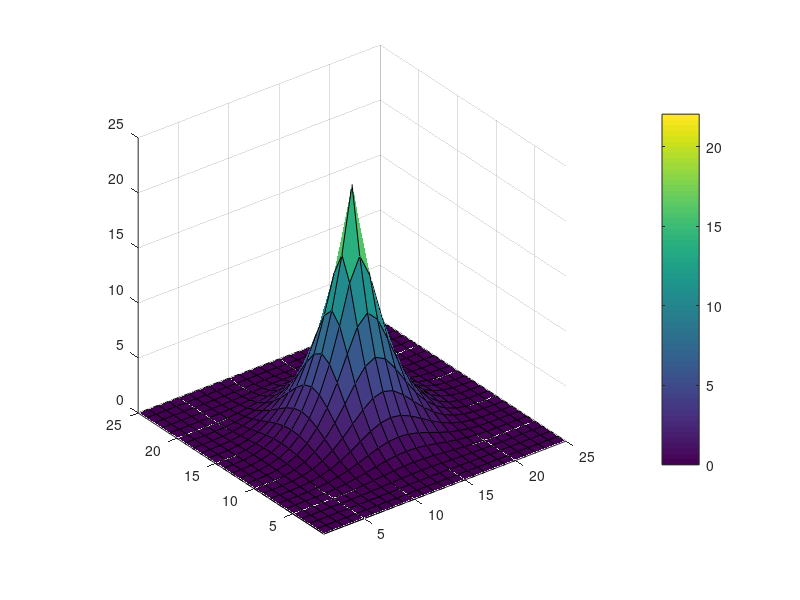
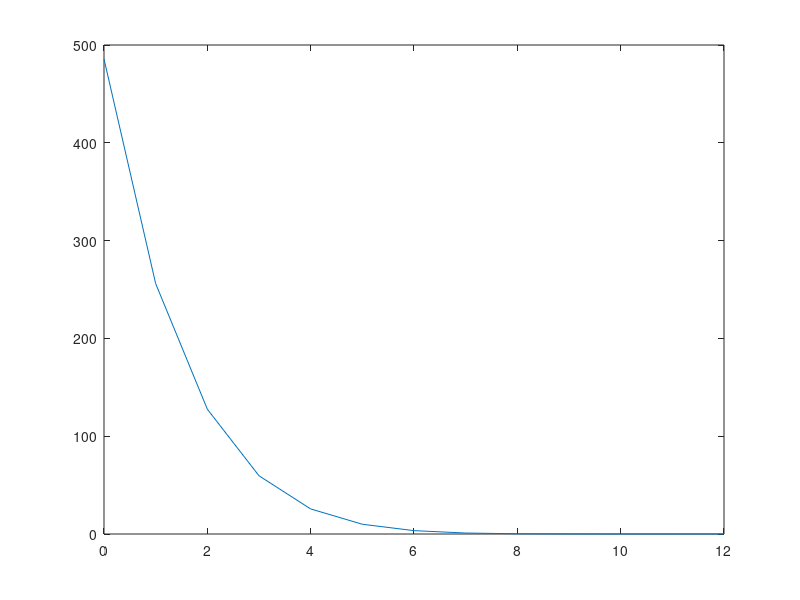

Source code (MATLAB) for these figures, in order:
ts = 13;
tt = 0:12;
y = ((tt-ts)./6).^8;


figure(64536); clf;
plot(tt,y)
cnt = 13;
rs = 25; cs = 25;
for r = 1:rs
    for c = 1:cs
        d = sqrt((r-cnt)^2+(c-cnt)^2);
        yy(r,c) = (max(cnt-d,0)/6)^4;
    end
end

figure(3534); clf;
%imagesc(yy); 
surf(yy)
axis image;
colorbar